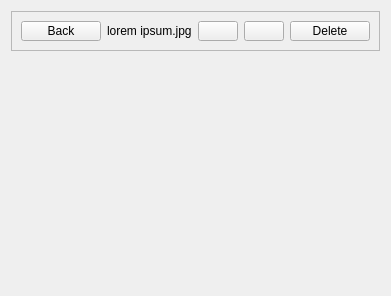
<?xml version="1.0" encoding="UTF-8"?>
<ui version="4.0">
 <class>PictureWidget</class>
 <widget class="QWidget" name="PictureWidget">
  <property name="geometry">
   <rect>
    <x>0</x>
    <y>0</y>
    <width>378</width>
    <height>296</height>
   </rect>
  </property>
  <property name="windowTitle">
   <string>Form</string>
  </property>
  <layout class="QVBoxLayout" name="verticalLayout_2">
   <item>
    <widget class="QFrame" name="frame">
     <property name="maximumSize">
      <size>
       <width>16777215</width>
       <height>40</height>
      </size>
     </property>
     <property name="frameShape">
      <enum>QFrame::StyledPanel</enum>
     </property>
     <property name="frameShadow">
      <enum>QFrame::Raised</enum>
     </property>
     <layout class="QHBoxLayout" name="horizontalLayout">
      <item>
       <widget class="QPushButton" name="backButton">
        <property name="text">
         <string>Back</string>
        </property>
        <property name="icon">
         <iconset resource="res/resource.qrc">
          <normaloff>:/icons/back-to-gallery.png</normaloff>:/icons/back-to-gallery.png</iconset>
        </property>
       </widget>
      </item>
      <item>
       <spacer name="horizontalSpacer_2">
        <property name="orientation">
         <enum>Qt::Horizontal</enum>
        </property>
        <property name="sizeHint" stdset="0">
         <size>
          <width>40</width>
          <height>20</height>
         </size>
        </property>
       </spacer>
      </item>
      <item>
       <widget class="QLabel" name="nameLabel">
        <property name="text">
         <string>lorem ipsum.jpg</string>
        </property>
       </widget>
      </item>
      <item>
       <widget class="QPushButton" name="previousButton">
        <property name="text">
         <string/>
        </property>
        <property name="icon">
         <iconset resource="res/resource.qrc">
          <normaloff>:/icons/photo-previous.png</normaloff>:/icons/photo-previous.png</iconset>
        </property>
       </widget>
      </item>
      <item>
       <widget class="QPushButton" name="nextButton">
        <property name="text">
         <string/>
        </property>
        <property name="icon">
         <iconset resource="res/resource.qrc">
          <normaloff>:/icons/photo-next.png</normaloff>:/icons/photo-next.png</iconset>
        </property>
       </widget>
      </item>
      <item>
       <spacer name="horizontalSpacer">
        <property name="orientation">
         <enum>Qt::Horizontal</enum>
        </property>
        <property name="sizeHint" stdset="0">
         <size>
          <width>40</width>
          <height>20</height>
         </size>
        </property>
       </spacer>
      </item>
      <item>
       <widget class="QPushButton" name="deleteButton">
        <property name="text">
         <string>Delete</string>
        </property>
        <property name="icon">
         <iconset resource="res/resource.qrc">
          <normaloff>:/icons/photo-delete.png</normaloff>:/icons/photo-delete.png</iconset>
        </property>
       </widget>
      </item>
     </layout>
    </widget>
   </item>
   <item>
    <widget class="QLabel" name="pictureLabel">
     <property name="text">
      <string/>
     </property>
    </widget>
   </item>
  </layout>
 </widget>
 <resources>
  <include location="res/resource.qrc"/>
 </resources>
 <connections/>
</ui>
